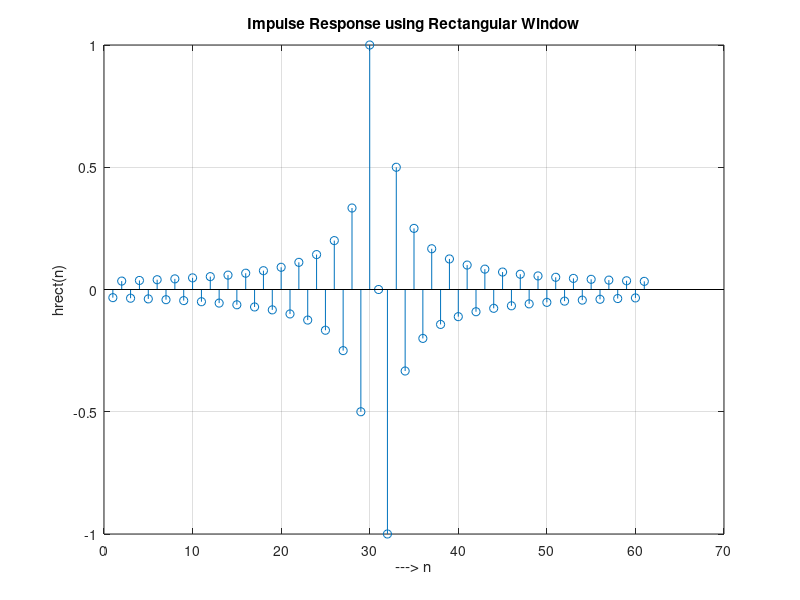
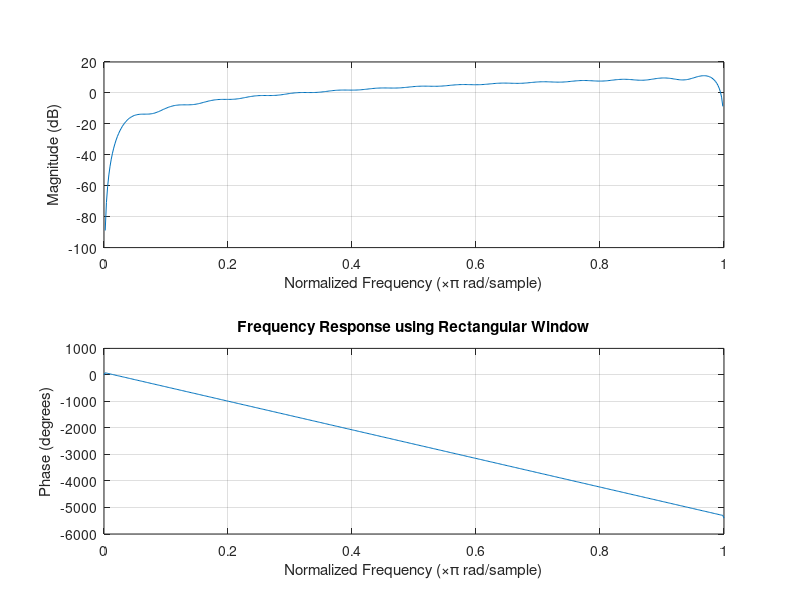
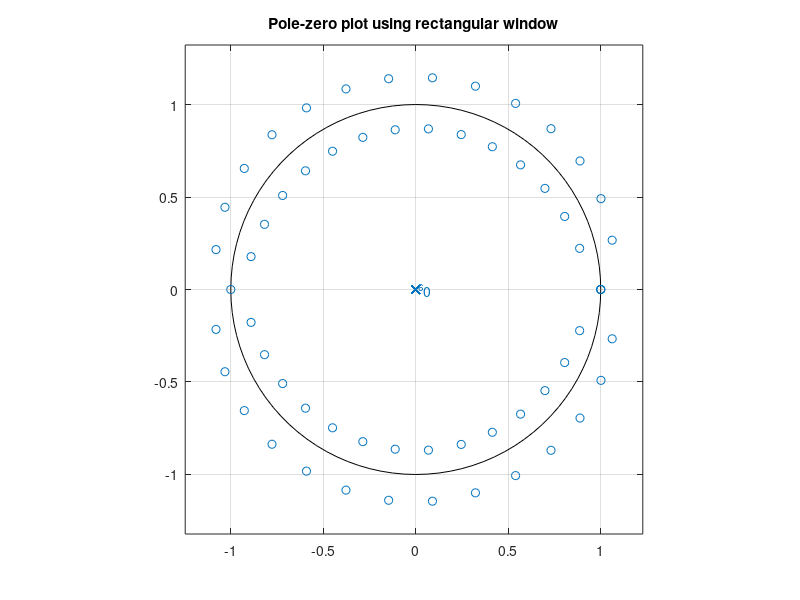

The MATLAB source for these figures, in order: (Note: this script raises an error after producing the figures.)
%% FIR Filter Type 3 Differentiator
% N=odd , antisymmeteric
clc; clear all; close all;
N=61; % N is odd
n=0:N-1;
alpha=(N-1)/2;
%impulse response of the filter
h=cos(pi*(n-alpha))./(n-alpha);
h(alpha+1)=0;

%% Rectangular window 
rect=ones(1,N);

%% Truncating the sequence using window function
hrect=h.*rect;

%% All plots
%impulse response 
figure(1);stem(hrect);
grid on;xlabel('---> n');ylabel('hrect(n)');
title('Impulse Response using Rectangular Window');

%% Frequency response
figure(2);freqz(hrect);
title('Frequency Response using Rectangular Window');

%% Z-plane plot
figure(4); zplane(hrect,1)
title('Pole-zero plot using rectangular window');

%% Windows visualization tool
wvtool(hrect);
